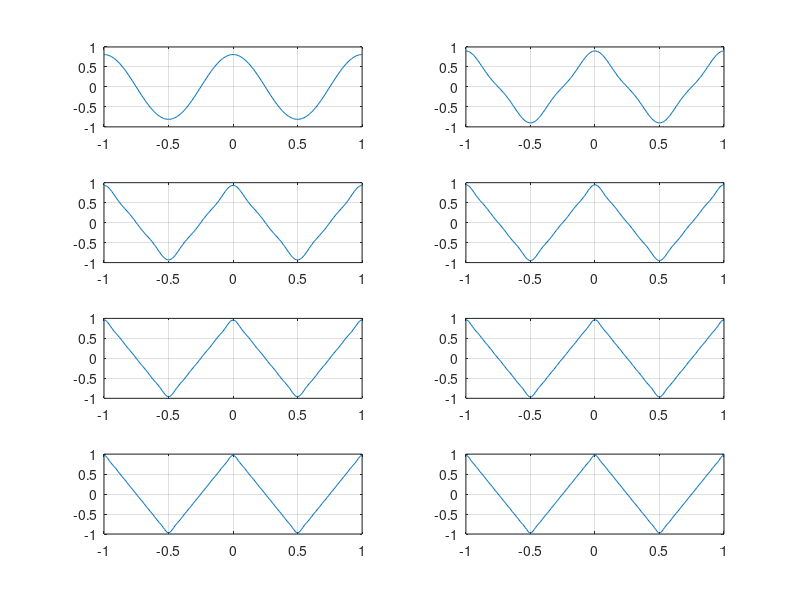

Here is the MATLAB script that generated this plot:
N=8; %число ненульових гармонік
t = -1:0.01:1; %вектор моментів часу
A = 1; %амплітуда
T = 1; %період
nh = (1:N)*2 - 1; %номери ненульових гармонік
% обчислення рядків-гармонік
harmonics = cos(2*pi*nh'*t/T);
Am = 8*A/(pi*pi)./(nh).^2; %амплітуди гармонік
s1 = harmonics.*repmat(Am', 1, length(t));
%формування рядків – часткових сум гармонік
s2 = cumsum(s1);
for k=1:N,
 subplot(4,2,k); plot(t,s2(k,:)), grid;
end
